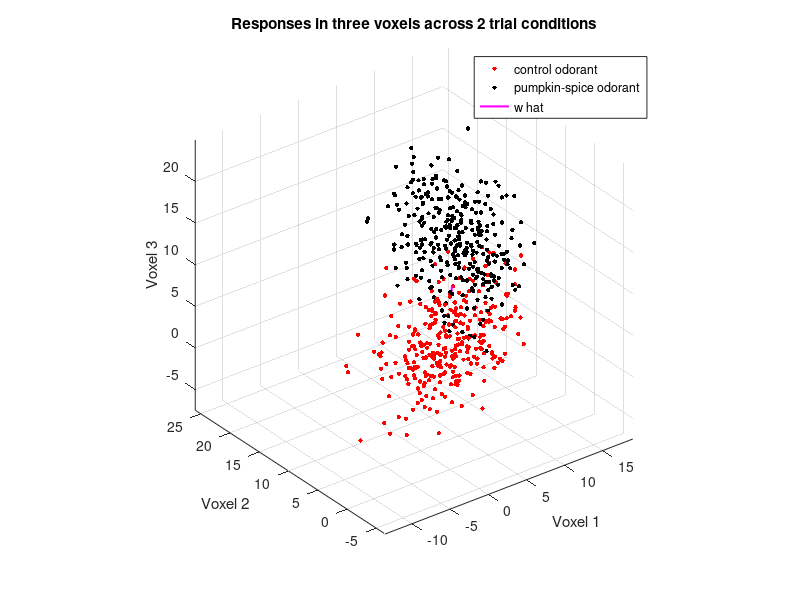

MATLAB code for this plot: (Note: this script raises an error after producing the figure.)
clear; close all; clc;

%%
% Loading the datasets and segregating them based on conditions:
%%
load('experimentData.mat')
load('newMeasurements.mat')

cond1_index = find(trialConds == 1);
cond2_index = find(trialConds == 2);
data1 = data(cond1_index, :);
data2 = data(cond2_index, :);

test1_index = find(newConds == 1);
test2_index = find(newConds == 2);
test1 = newMeasurements(test1_index, :);
test2 = newMeasurements(test2_index, :);

%% prototype classifier

mean_data1 = mean(data1); % mean of old data condition 1
mean_data2 = mean(data2); % mean of old data condition 2
w = mean_data2 - mean_data1; % Discriminant vector
w_norm = sqrt(sum(w.^2)); % Norm of discriminant vector
w_hat = w./w_norm; % Normalized discriminant vector
midpoint_data = (mean_data1 + mean_data2)/2; % Midpoint of means of datasets

figure();
scatter3(data1(:, 1), data1(:, 2), data1(:, 3), 10, 'r', ...
    'filled', 'DisplayName', 'control odorant')
hold on;
scatter3(data2(:, 1), data2(:, 2), data2(:, 3), 10, 'k', ...
    'filled', 'DisplayName', 'pumpkin-spice odorant')
legend();
xlabel('Voxel 1'); ylabel('Voxel 2'); zlabel('Voxel 3');
title('Responses in three voxels across 2 trial conditions')

plot3([midpoint_data(1) - w_hat(1)/2, midpoint_data(1) + w_hat(1)/2], ...
    [midpoint_data(2) - w_hat(2)/2, midpoint_data(2) + w_hat(2)/2], ...
    [midpoint_data(3) - w_hat(3)/2, midpoint_data(3) + w_hat(3)/2], ...
    'm-', 'DisplayName', 'w hat', 'LineWidth', 1.5)
axis equal;

x_dec_boundary = xlim; % x limits of the graph
% Computing decision boundary given w_hat
y_dec_boundary = ylim;
z_dec_boundary = decision_boundary(x_dec_boundary, y_dec_boundary, ...
    midpoint_data, w_hat);

% Computing decision boundary plane given the discriminant vector and the
% midpoint
pointsss = 1e2;
x_range = linspace(x_dec_boundary(1), x_dec_boundary(2), pointsss);
y_range = linspace(y_dec_boundary(1), y_dec_boundary(2), pointsss);
z_range = zeros(pointsss, 1);
for zz = 1:pointsss
    z_range(zz) = decision_boundary(x_range(zz), y_range(zz), ...
        midpoint_data, w_hat);
end

% Creating a matrix of datapoints that lie on the decision boundary
[x, y] = meshgrid(x_range, y_range);
z = zeros(pointsss, pointsss);
for zz = 1:pointsss
    for ff = 1:pointsss
        z(zz, ff) = decision_boundary(x(zz, ff), y(zz, ff), ...
            midpoint_data, w_hat);
    end
end
surf(x, y, z, 'FaceColor', '#EDB120', 'EdgeColor','#EDB120', 'FaceAlpha', ...
    0.5, 'EdgeAlpha', 0.5, 'DisplayName', 'Decision boundary');
set(gca, 'FontSize', 14)
set(gca, 'LineWidth', 2)
title('Prototype Classifier')
legend('Location', 'northeastoutside');

% Computing fraction correctly classified by the classifier on the train
% and test sets
frac_correctly_classified_train = classification_performance(data1, ...
    data2, x_dec_boundary, y_dec_boundary, z_dec_boundary, w_hat)

frac_correctly_classified_test = classification_performance(test1, ...
    test2, x_dec_boundary, y_dec_boundary, z_dec_boundary, w_hat)

%%
% We know from HW4 that the two datasets have different covariance matrices
% and hence the prototype classifer is not a great choice. We also known
% from class and Q2 of this assignment, that a Quadratic Discriminant
% Classifier (QDA) is better suited for such datasets. For sanity check, we
% can run the regularized Fischer and then finally compare it with the QDA.

%% Fischer Linear Discriminant
lambdas = 0:0.05:1;
frac_correctly_classified_train_cv = zeros(length(lambdas), 1);
frac_correctly_classified_test_cv = zeros(length(lambdas), 1);

for ll = 1:length(lambdas)
    lambda = lambdas(ll);
    
    % computing discriminant vector for regularized Fischer
    cov_data1 = cov(data1); cov_data2 = cov(data2);
    cov_combined = (cov_data1 + cov_data2)/2;
    cov_estimated = (1 - lambda) .* cov_combined + lambda .* eye(3);
    w_hat_estim = cov_estimated \ w';

    % Decision boundary
    z_dec_boundary = decision_boundary(x_dec_boundary, y_dec_boundary, ...
        midpoint_data, w_hat_estim);
    
    % Computing fraction correctly classified by the classifier on the train
    % and test sets
    frac_correctly_classified_train_cv(ll) = classification_performance(data1, ...
        data2, x_dec_boundary, y_dec_boundary, z_dec_boundary, w_hat_estim);
    frac_correctly_classified_test_cv(ll) = classification_performance(test1, ...
        test2, x_dec_boundary, y_dec_boundary, z_dec_boundary, w_hat_estim);
end

figure()
plot(lambdas, frac_correctly_classified_train_cv, 'ro-', 'DisplayName', 'train')
hold on;
plot(lambdas, frac_correctly_classified_test_cv, 'b*-', 'DisplayName', 'test')
xlabel('\lambda')
ylabel('proportion correctly classified')
title("Fischer's Linear Discriminant Classifier cross-validation")
legend()

%%
% We can see that train accuracy is always higher than testing accuracy and
% both fall as a function of lambda. lambda = 0 seems to perform the best
% and hence Fischer's Linear Discriminant appears to be doing a great job
% on this dataset.

%% Quadratic Classifier
% Running a quadratic classifier:
%%
figure()
scatter3(data1(:, 1), data1(:, 2), data1(:, 3), 10, 'r', ...
    'filled', 'DisplayName', 'control odorant')
hold on;
scatter3(data2(:, 1), data2(:, 2), data2(:, 3), 10, 'k', ...
    'filled', 'DisplayName', 'pumpkin-spice odorant')
legend();
xlabel('Voxel 1'); ylabel('Voxel 2'); zlabel('Voxel 3');
title('Responses in three voxels across 2 trial conditions')

% range of datapoints that span the space
xx_ = xlim;
yy_ = ylim;
zz_ = zlim;
pps = 40;
xx = linspace(xx_(1), xx_(2), pps);
yy = linspace(yy_(1), yy_(2), pps);
zz = linspace(zz_(1), zz_(2), pps);
[X, Y, Z] = meshgrid(xx, yy, zz);
XYZ = [X(:) Y(:) Z(:)];

% computing probability for each of these datapoints belonging to either
% cluster
p1 = mvnpdf(XYZ, mean_data1, cov_data1);
p2 = mvnpdf(XYZ, mean_data2, cov_data2);

diff_p = p1 - p2;
aa = abs(diff_p);
thresh = 0.01 * max(aa);
scatter3(XYZ(aa>thresh, 1), XYZ(aa>thresh, 2), XYZ(aa>thresh, 3), [], ...
    aa(aa>thresh), 'MarkerFaceAlpha', 1, ...
    'MarkerEdgeAlpha', 0.4)

%%
% Next we compute the probability of each datapoint coming from a Gaussian
% distribution given by the mean and covariance of either cluster. The
% quadratic classifier will call the cluster based on whether the
% probability of one is greater than the other.
%%
p1_train1 = mvnpdf(data1, mean_data1, cov_data1);
p2_train1 = mvnpdf(data1, mean_data2, cov_data2);
p1_train2 = mvnpdf(data2, mean_data1, cov_data1);
p2_train2 = mvnpdf(data2, mean_data2, cov_data2);

correct_train1 = sum(p1_train1 > p2_train1);
correct_train2 = sum(p2_train2 > p1_train2);

frac_correctly_classified_train = (correct_train1 + correct_train2)./...
    (size(data1, 1) + size(data2, 1))
%%
% Repeating the same for the test set.
p1_test1 = mvnpdf(test1, mean_data1, cov_data1);
p2_test1 = mvnpdf(test1, mean_data2, cov_data2);
p1_test2 = mvnpdf(test2, mean_data1, cov_data1);
p2_test2 = mvnpdf(test2, mean_data2, cov_data2);

correct_test1 = sum(p1_test1 > p2_test1);
correct_test2 = sum(p2_test2 > p1_test2);

frac_correctly_classified_test = (correct_test1 + correct_test2)./...
    (size(test1, 1) + size(test2, 1))

%%
% Overall we can see that QDA performs the best on both the train and the
% test sets and therefore, does not end up overfitting the training data as
% happened in the case of Fischer Linear Discriminant. It is obvious that
% this classifier would fit the best as it has more free parameters.
% However, the choice of the classifier is justified because the two
% datasets have different covariances. Prototype and Fischer assume the
% covariances of the two clusters to be the same and hence are not a great
% choice for this dataset. We can also see that the difference between the
% training and the testing error is not that great for QDA as is the case
% for the other linear classifiers tested.

%% Functions
function z_dec_boundary = decision_boundary(x_dec_boundary, y_dec_boundary, ...
    midpoint_data, w_hat)
    % The function computes a decision boundary given the discriminant
    % vector. It uses the information that decision boundary plane is
    % perpendicular to the discriminant vector and that it passes through
    % the midpoint between the means of two datasets. The equation of a
    % plane can then be used to compute the decision boundary.

    z_dec_boundary = midpoint_data(3) - (w_hat(2)/w_hat(3)) * (y_dec_boundary - ...
        midpoint_data(2)) - (w_hat(1)/w_hat(3)) * (x_dec_boundary - ...
        midpoint_data(1));
end

function frac_correctly_classified = classification_performance(data1, data2, ...
    x_dec_boundary, y_dec_boundary, z_dec_boundary, w_hat)
    % The function computes the fraction of datapoints that are correctly
    % classified by the given linear classifier. It computes the expected
    % z-coord given x and y coords of each datapoint were that datapoint to lie on
    % the decision boundary. It then uses the predicted z-value and the
    % actual z-value to decide the class of the datapoint and checks it with
    % the true class of the datapoint.

    x1_ones = ones(size(data1(:, 1))) .* x_dec_boundary(1);
    y1_ones = ones(size(data1(:, 1))) .* y_dec_boundary(1);
    z1_ones = ones(size(data1(:, 1))) .* z_dec_boundary(1);
    x2_ones = ones(size(data2(:, 1))) .* x_dec_boundary(1);
    y2_ones = ones(size(data2(:, 1))) .* y_dec_boundary(1);
    z2_ones = ones(size(data2(:, 1))) .* z_dec_boundary(1);
    
    z_data1 = z1_ones - (w_hat(2)/w_hat(3)) * (data1(:, 2) - y1_ones) - ...
        (w_hat(1)/w_hat(3)) * (data1(:, 1) - x1_ones);
    z_data2 = z2_ones - (w_hat(2)/w_hat(3)) * (data2(:, 2) - y2_ones) - ...
        (w_hat(1)/w_hat(3)) * (data2(:, 1) - x2_ones);
    
    correct_data1 = sum(z_data1 >= data1(:, 3));
    correct_data2 = sum(z_data2 <= data2(:, 3));
    
    frac_correctly_classified = (correct_data1 + correct_data2)./...
        (size(data1, 1) + size(data2, 1));
end